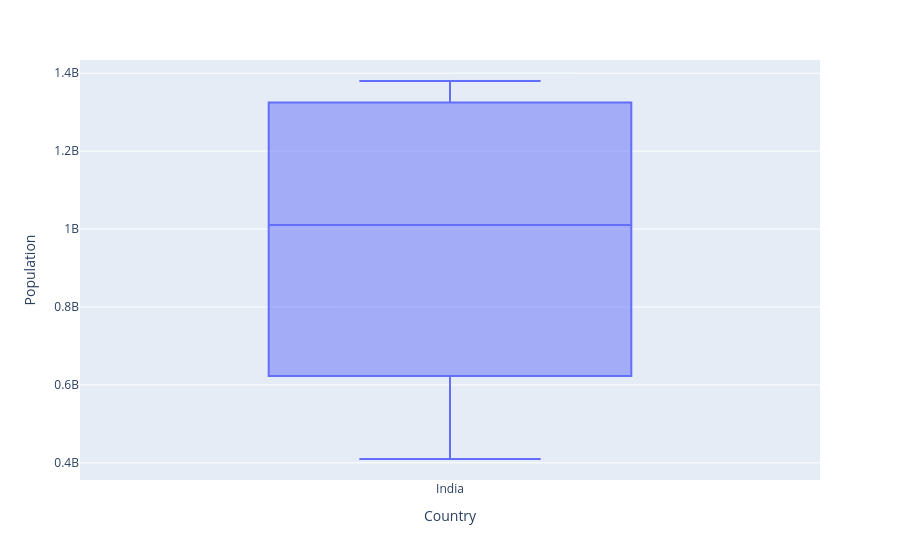

Write notebook code for a chart like this one.
### Markdown cell above
# Boxplot

### Code cell
#Single Box plot

df_pivot_single_country = df_pivot[['India']]
fig = px.box(df_pivot_single_country,labels={'value':'Population','country':'Country'})
fig.show()

### Figure 1 — Plotly figure (JSON) as saved in the notebook; plotly's stock layout.template omitted (floating-point values rounded to 4 significant figures)
{"data": [{"alignmentgroup": "True", "hovertemplate": "Country=%{x}<br>Population=%{y}<extra></extra>", "legendgroup": "", "marker": {"color": "#636efa"}, "name": "", "notched": false, "offsetgroup": "", "orientation": "v", "showlegend": false, "type": "box", "x": ["India", "India", "India", "India", "India", "India", "India", "India", "India", "India", "India", "India", "India", "India", "India", "India", "India", "India"], "x0": " ", "xaxis": "x", "y": [409900000.0, 450500000.0, 499100000.0, 555200000.0, 623100000.0, 699000000.0, 784400000.0, 873300000.0, 963900000.0, 1057000000.0, 1148000000.0, 1234000000.0, 1310000000.0, 1325000000.0, 1339000000.0, 1353000000.0, 1366000000.0, 1380000000.0], "y0": " ", "yaxis": "y"}], "layout": {"boxmode": "group", "legend": {"tracegroupgap": 0}, "margin": {"t": 60}, "xaxis": {"anchor": "y", "domain": [0, 1], "title": {"text": "Country"}}, "yaxis": {"anchor": "x", "domain": [0, 1], "title": {"text": "Population"}}}}
